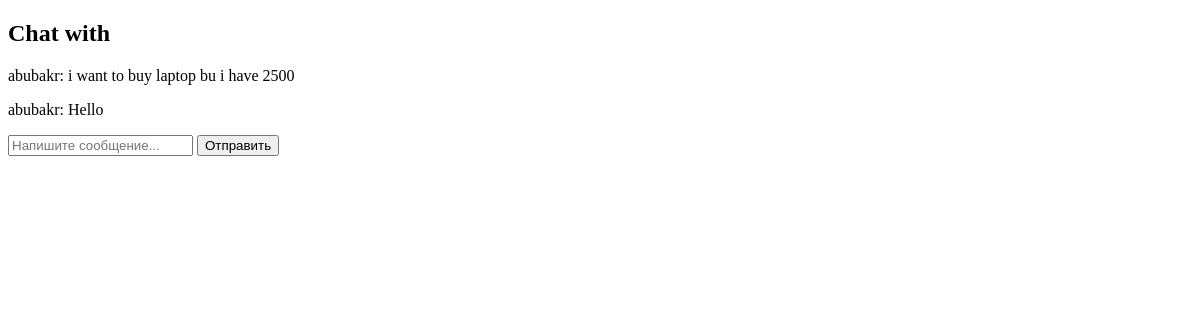
Before: /chat/doctor_messages/ (signed in) with the older database file.
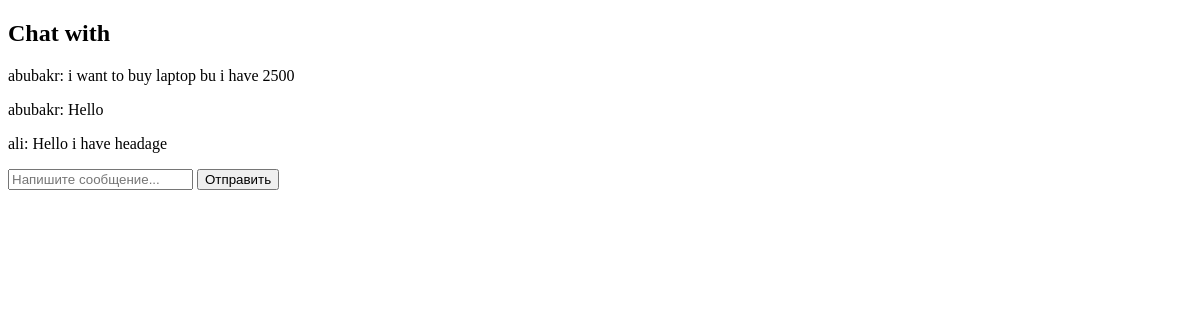
After: the same page with the newer database file.
### chat/models.py (models this page shows, shortened)
class Direct(models.Model):
    sender=models.ForeignKey(User,on_delete=models.CASCADE,related_name='send_messages')
    receiner=models.ForeignKey(User,on_delete=models.CASCADE,related_name='received_messages')
    text=models.TextField()
    created_at=models.DateTimeField(auto_now_add=True)
    is_readed=models.BooleanField(default=False)

### accounts/models.py (models this page shows, shortened)
class User(AbstractUser):
    ROLE_CHOICES = (
        ('patient', 'Patient'),
        ('doctor', 'Doctor'),
        ('admin', 'Admin'),
    )
    role = models.CharField(
        max_length=20,
        choices=ROLE_CHOICES
    )
    phone = models.CharField(
        max_length=20,
        unique=True
    )
    age=models.PositiveIntegerField()

### chat/views.py (the view)
@login_required(login_url='login')
def show_messages(request):
    user=request.user
    messages=Direct.objects.filter(Q(sender=user)|Q(receiner=user)).order_by("created_at")
    return render(request,'chat/show_messages.html',{"messages":messages})

### templates/chat/show_messages.html (shortened to what this page needs)
<!DOCTYPE html>
<html lang="en">
<head>
</head>
<body>
    <h2>Chat with {{ profile.username }}</h2>
{% for i in messages %}
    {% if i.sender == request.user %}
        <p style="text-align:right; color:blue;">
            Me: {{ i.text }}
        </p>
    {% else %}
        <p style="text-align:left;">
            {{ i.sender.username }}: {{ i.text }}
        </p>
    {% endif %}
{% empty %}
    <p>Сообщений нет</p>
{% endfor %}
<form method="post">
    <input type="text" name="text" placeholder="Напишите сообщение...">
    <button type="submit">Отправить</button>
</form>
</body>
</html>

Changed rows visible on the page:
added Direct: sender.username "ali", text "Hello i have headage"
